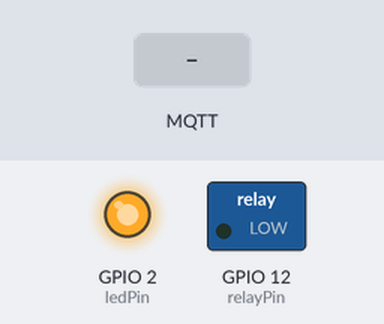
Simulated run of this sketch. Board: ESP8266 (Wemos D1 mini). Shown: switched loads named in the sketch (green lamp = pin HIGH), output pins drawn as LEDs (lit = HIGH). Inputs (shaded band) come from the test bench. WiFi joins after 1.5 s; servers stay silent unless stated; random numbers use the default seed unless the sketch sets one; no MQTT or app messages arrive unless stated; what the sketch prints to the serial monitor is not drawn.

Above: at 2.7 s.
2.8 s: MQTT message "1" arrives on the first subscribed topic
At 3.3 s:
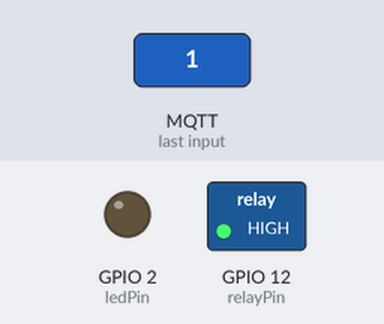
4.3 s: MQTT message "0" arrives on the first subscribed topic
At 5.6 s:
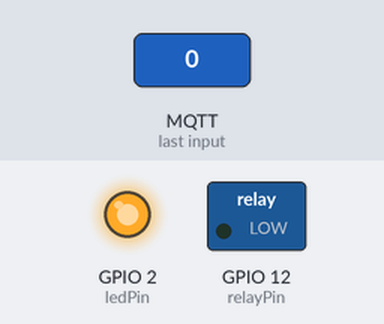
Timing chart, 0 to 7.3 s (numbered marks = the images above; inputs shaded):
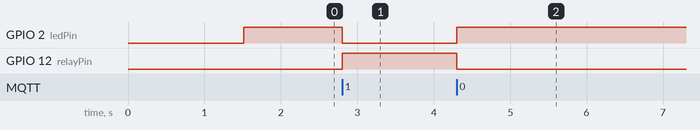

Measured:
- after the input at 2.8 s, GPIO 2 (ledPin): HIGH → LOW at once; GPIO 12 (relayPin): LOW → HIGH at once
- after the input at 4.3 s, GPIO 2 (ledPin): LOW → HIGH at once; GPIO 12 (relayPin): HIGH → LOW at once

The sketch:

WemosRelay.ino.ino
```cpp
/*
 Board: Nodemcu v3
 Shield: 3v 1 chan relay
 Libraries:
  ESP8266Wifi (Add via Additional Boards Link): http://www.instructables.com/id/Wemos-ESP8266-Getting-Started-Guide-Wemos-101/
  PubSubClient (Add via Library Manager): https://github.com/knolleary/pubsubclient

 Whacked together by James Rule and Ethan Dunne for the MakerSpaceIoT 101 Workshop
 */

#include <ESP8266WiFi.h>
#include <PubSubClient.h>

// Update these with values suitable for your network
const char* ssid = ""; //Change this
const char* password = ""; //change this
// The MQTT Server you want to use, this is https://test.mosquitto.org/
const char* mqtt_server = "test.mosquitto.org";

// Variables for the MQTT Library
WiFiClient espClient;
PubSubClient client(espClient);
long lastMsg = 0;
char msg[50];
int value = 0;

const int relayPin = 12; // For D6 pin
const long interval = 500; // The delay ensures the relay cannot be triggered too quickly
const int ledPin = 2; //

void setup() {
        Serial.begin(115200);
        setup_wifi();
        client.setServer(mqtt_server, 1883);
        pinMode(relayPin, OUTPUT);
        pinMode(ledPin, OUTPUT);  // set initial state, LED OFF
        digitalWrite(ledPin, HIGH); // LED Off
        client.setCallback(callback); // The callback will trigger the relay when a message arrives
}

void setup_wifi() {
        delay(10);
        Serial.println();
        Serial.print("Connecting to ");
        Serial.println(ssid);
        WiFi.begin(ssid, password);
        while (WiFi.status() != WL_CONNECTED) {
                delay(500);
                Serial.print(".");
        }
        Serial.println("");
        Serial.println("WiFi connected");
        Serial.println("IP address: ");
        Serial.println(WiFi.localIP());
}

void reconnect() {
        while (!client.connected()) {
                Serial.print("Attempting MQTT connection...");
                String clientId = "ESP8266Client-";
                clientId += String(random(0xffff), HEX);
                if (client.connect(clientId.c_str())) {
                        Serial.println("connected");
                        client.subscribe("/MSIOT101/OUT"); //Change subscribe topic so you're only controlling your own device
                } else {
                        Serial.print("failed, rc=");
                        Serial.print(client.state());
                        Serial.println(" try again in 5 seconds");
                        delay(5000);
                }
        }
}

void callback(char* topic, byte* payload, unsigned int length) {
        Serial.print("Message arrived [");
        Serial.print(topic);
        Serial.print("] ");
        for (int i = 0; i < length; i++) {
                Serial.print((char)payload[i]);
        }
        Serial.println();
        if ((char)payload[0] == '1') {
                digitalWrite(relayPin, HIGH); // Turn ON relay with voltage HIGH
                digitalWrite(ledPin, LOW); // LED On
                delay(interval);
        } else {
                digitalWrite(relayPin, LOW);  // Turn OFF relay with voltage LOW
                digitalWrite(ledPin, HIGH); // LED Off
                delay(interval);
        }
}

void loop() {
        if (!client.connected()) {
          reconnect();
        }
        client.loop();
}
```
